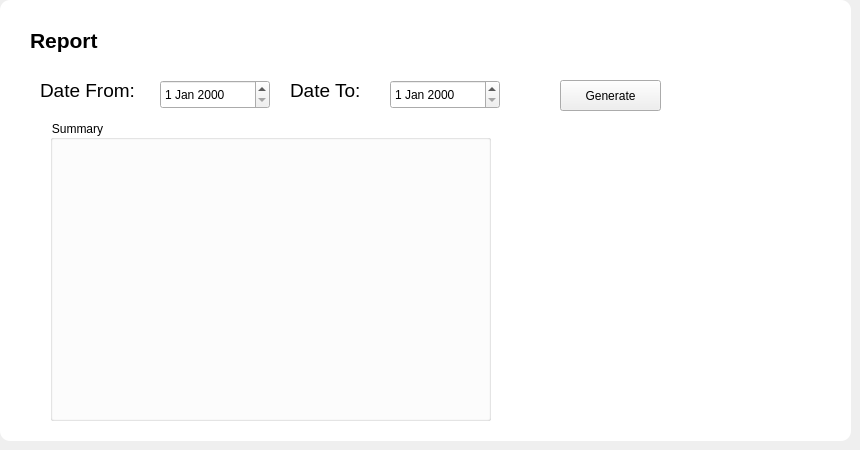
    <widget class="QWidget" name="pageReport">
     <widget class="QFrame" name="frameDashboard_9">
      <property name="geometry">
       <rect>
        <x>0</x>
        <y>0</y>
        <width>851</width>
        <height>441</height>
       </rect>
      </property>
      <property name="styleSheet">
       <string notr="true">QFrame{
    background:white;
    border-radius:10px;
}</string>
      </property>
      <property name="frameShape">
       <enum>QFrame::Shape::NoFrame</enum>
      </property>
      <widget class="QLabel" name="lblTitle_13">
       <property name="geometry">
        <rect>
         <x>30</x>
         <y>20</y>
         <width>231</width>
         <height>41</height>
        </rect>
       </property>
       <property name="font">
        <font>
         <pointsize>16</pointsize>
         <bold>true</bold>
        </font>
       </property>
       <property name="styleSheet">
        <string notr="true">color:black;</string>
       </property>
       <property name="text">
        <string>Report</string>
       </property>
      </widget>
      <widget class="QLabel" name="cbUser_3">
       <property name="geometry">
        <rect>
         <x>40</x>
         <y>80</y>
         <width>121</width>
         <height>20</height>
        </rect>
       </property>
       <property name="font">
        <font>
         <pointsize>14</pointsize>
        </font>
       </property>
       <property name="styleSheet">
        <string notr="true">color:black;</string>
       </property>
       <property name="text">
        <string>Date From:</string>
       </property>
      </widget>
      <widget class="QLabel" name="cbUser_4">
       <property name="geometry">
        <rect>
         <x>290</x>
         <y>80</y>
         <width>121</width>
         <height>20</height>
        </rect>
       </property>
       <property name="font">
        <font>
         <pointsize>14</pointsize>
        </font>
       </property>
       <property name="styleSheet">
        <string notr="true">color:black;</string>
       </property>
       <property name="text">
        <string>Date To:</string>
       </property>
      </widget>
      <widget class="QDateEdit" name="dateEdit">
       <property name="geometry">
        <rect>
         <x>160</x>
         <y>80</y>
         <width>110</width>
         <height>29</height>
        </rect>
       </property>
      </widget>
      <widget class="QDateEdit" name="dateEdit_2">
       <property name="geometry">
        <rect>
         <x>390</x>
         <y>80</y>
         <width>110</width>
         <height>29</height>
        </rect>
       </property>
      </widget>
      <widget class="QPushButton" name="btnGenerate">
       <property name="geometry">
        <rect>
         <x>560</x>
         <y>80</y>
         <width>101</width>
         <height>31</height>
        </rect>
       </property>
       <property name="text">
        <string>Generate</string>
       </property>
      </widget>
      <widget class="QGroupBox" name="Summary">
       <property name="geometry">
        <rect>
         <x>50</x>
         <y>120</y>
         <width>441</width>
         <height>301</height>
        </rect>
       </property>
       <property name="styleSheet">
        <string notr="true">color:black;</string>
       </property>
       <property name="title">
        <string>Summary</string>
       </property>
      </widget>
     </widget>
    </widget>
